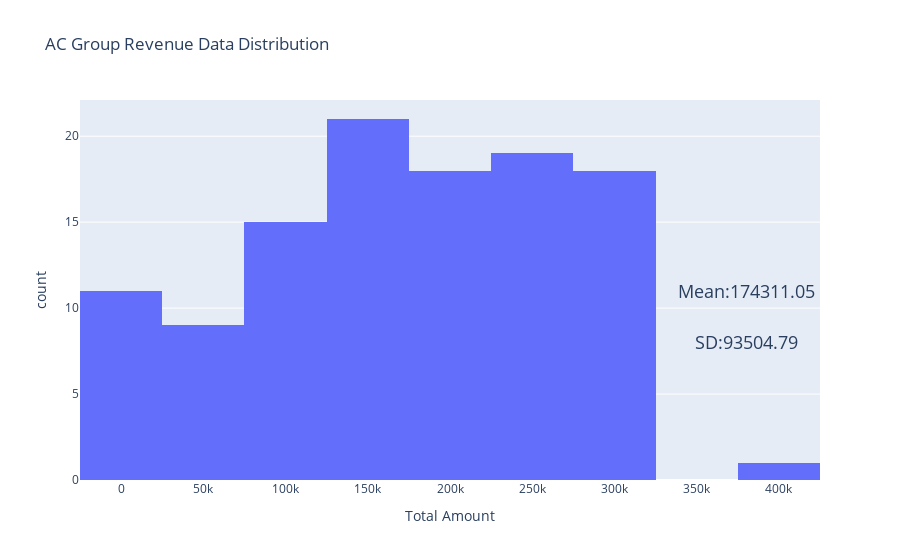

The notebook cell this image was saved under:
### Markdown cell above
### a) Actual Data

### Code cell
daily_revenue_per_bus=data.groupby(['Plate','Day'])['Total Amount'].sum().reset_index()
avg_daily_revenue_per_bus=daily_revenue_per_bus.groupby('Plate')['Total Amount'].mean().reset_index()

fig=px.histogram(avg_daily_revenue_per_bus,x='Total Amount',title='AC Group Revenue Data Distribution')
fig.add_annotation(x=380000,y=11,
                   text=f"Mean:{round(avg_daily_revenue_per_bus['Total Amount'].mean(),2)}",
                  showarrow=False,
                   font=dict(size=18))

fig.add_annotation(x=380000,y=8,
                   text=f"SD:{round(avg_daily_revenue_per_bus['Total Amount'].std(),2)}",
                  showarrow=False,
                   font=dict(size=18))

### Figure 1 — Plotly figure (JSON) as saved in the notebook; plotly's stock layout.template omitted (floating-point values rounded to 4 significant figures)
{"data": [{"alignmentgroup": "True", "bingroup": "x", "hovertemplate": "Total Amount=%{x}<br>count=%{y}<extra></extra>", "legendgroup": "", "marker": {"color": "#636efa", "pattern": {"shape": ""}}, "name": "", "offsetgroup": "", "orientation": "v", "showlegend": false, "type": "histogram", "x": [74707, 111100.0, 65450.0, 154800.0, 146700.0, 126300.0, 138600.0, 134600.0, 102300.0, 121800.0, 108900.0, 73310.0, 75399, 86080.0, 74820.0, 66339, 122500.0, 129400.0, 87760.0, 151427, 108000.0, 193905, 181200.0, 151600, 162400.0, 69860.0, 0, 146600.0, 377762, 152000.0, 161200.0, 155144, 251000.0, 283500.0, 221300.0, 308616, 263400.0, 287969, 172425, 275935, 306900.0, 49742, 209600.0, 107600.0, 297083, 273500.0, 225916, 284349, 295300.0, 188900.0, 302000.0, 279200.0, 261855, 219153, 0, 115819, 188900.0, 250600.0, 222300.0, 0, 107382, 0, 0, 15653, 0, 0, 165300.0, 250700.0, 186400.0, 282400.0, 294800.0, 270113, 276000.0, 254100.0, 275400.0, 265500.0, 255200.0, 258100.0, 213600.0, 205100.0, 184500.0, 220, 232000.0, 162700.0, 271170, 188300.0, 269686, 131100.0, 6468, 0, 43743, 58324, 223700.0, 117500.0, 114810, 175381, 310900.0, 145617, 207100.0, 169400.0, 312400.0, 254500.0, 197200.0, 171776, 109200.0, 266600.0, 284600.0, 236396, 270400.0, 204400.0, 314600, 157500.0], "xaxis": "x", "yaxis": "y"}], "layout": {"annotations": [{"font": {"size": 18}, "showarrow": false, "text": "Mean:174311.05", "x": 380000, "y": 11}, {"font": {"size": 18}, "showarrow": false, "text": "SD:93504.79", "x": 380000, "y": 8}], "barmode": "relative", "legend": {"tracegroupgap": 0}, "title": {"text": "AC Group Revenue Data Distribution"}, "xaxis": {"anchor": "y", "domain": [0, 1], "title": {"text": "Total Amount"}}, "yaxis": {"anchor": "x", "domain": [0, 1], "title": {"text": "count"}}}}
